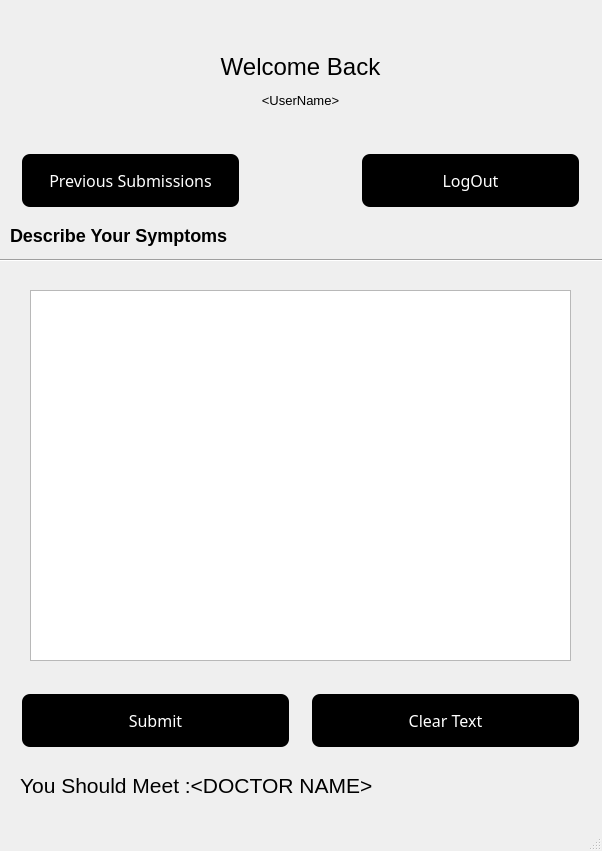
<?xml version="1.0" encoding="UTF-8"?>
<ui version="4.0">
 <class>MainWindow</class>
 <widget class="QMainWindow" name="MainWindow">
  <property name="geometry">
   <rect>
    <x>0</x>
    <y>0</y>
    <width>602</width>
    <height>851</height>
   </rect>
  </property>
  <property name="windowTitle">
   <string>MainWindow</string>
  </property>
  <property name="styleSheet">
   <string notr="true">font: 8pt &quot;Space Grotesk&quot;;</string>
  </property>
  <widget class="QWidget" name="centralwidget">
   <widget class="QPushButton" name="pushButton_2">
    <property name="geometry">
     <rect>
      <x>20</x>
      <y>690</y>
      <width>271</width>
      <height>61</height>
     </rect>
    </property>
    <property name="font">
     <font>
      <family>Space Grotesk</family>
      <pointsize>-1</pointsize>
      <weight>50</weight>
      <italic>false</italic>
      <bold>false</bold>
      <underline>false</underline>
      <strikeout>false</strikeout>
     </font>
    </property>
    <property name="styleSheet">
     <string notr="true">/* QPushButton Style */
QPushButton {
    background-color: #000; /* Black */
    border: none;
    color: #FFF; /* White */
    padding: 12px 24px;
    text-align: center;
    text-decoration: none;
    display: inline-block;
    font-size: 16px;
    margin: 4px 2px;
    transition-duration: 0.4s;
    cursor: pointer;
    border-radius: 8px;
}

QPushButton:hover {
    background-color: #333; /* Darker Gray */
}

QPushButton:pressed {
    background-color: #666; /* Even Darker Gray */
    box-shadow: 0 3px 6px rgba(0, 0, 0, 0.16), 0 3px 6px rgba(0, 0, 0, 0.23);
}
</string>
    </property>
    <property name="text">
     <string>Submit</string>
    </property>
   </widget>
   <widget class="QLabel" name="label_2">
    <property name="geometry">
     <rect>
      <x>10</x>
      <y>220</y>
      <width>231</width>
      <height>31</height>
     </rect>
    </property>
    <property name="styleSheet">
     <string notr="true">/* QLabel Style */
QLabel {
    color: #000; /* Black */
    font-size: 18px;
    font-weight: bold;
}

</string>
    </property>
    <property name="text">
     <string>&lt;html&gt;&lt;head/&gt;&lt;body&gt;&lt;p&gt;Describe Your Symptoms&lt;/p&gt;&lt;/body&gt;&lt;/html&gt;</string>
    </property>
   </widget>
   <widget class="Line" name="line_2">
    <property name="geometry">
     <rect>
      <x>0</x>
      <y>245</y>
      <width>871</width>
      <height>31</height>
     </rect>
    </property>
    <property name="orientation">
     <enum>Qt::Horizontal</enum>
    </property>
   </widget>
   <widget class="QTextEdit" name="textEdit">
    <property name="geometry">
     <rect>
      <x>30</x>
      <y>290</y>
      <width>541</width>
      <height>371</height>
     </rect>
    </property>
   </widget>
   <widget class="QLabel" name="label_7">
    <property name="geometry">
     <rect>
      <x>20</x>
      <y>10</y>
      <width>561</width>
      <height>141</height>
     </rect>
    </property>
    <property name="text">
     <string>&lt;html&gt;&lt;head/&gt;&lt;body&gt;&lt;p align=&quot;center&quot;&gt;&lt;span style=&quot; font-size:18pt;&quot;&gt;Welcome Back&lt;/span&gt;&lt;/p&gt;&lt;p align=&quot;center&quot;&gt;&lt;span style=&quot; font-size:10pt;&quot;&gt;&amp;lt;UserName&amp;gt;&lt;/span&gt;&lt;/p&gt;&lt;/body&gt;&lt;/html&gt;</string>
    </property>
   </widget>
   <widget class="QPushButton" name="pushButton_3">
    <property name="geometry">
     <rect>
      <x>360</x>
      <y>150</y>
      <width>221</width>
      <height>61</height>
     </rect>
    </property>
    <property name="font">
     <font>
      <family>Space Grotesk</family>
      <pointsize>-1</pointsize>
      <weight>50</weight>
      <italic>false</italic>
      <bold>false</bold>
      <underline>false</underline>
      <strikeout>false</strikeout>
     </font>
    </property>
    <property name="styleSheet">
     <string notr="true">/* QPushButton Style */
QPushButton {
    background-color: #000; /* Black */
    border: none;
    color: #FFF; /* White */
    padding: 12px 24px;
    text-align: center;
    text-decoration: none;
    display: inline-block;
    font-size: 16px;
    margin: 4px 2px;
    transition-duration: 0.4s;
    cursor: pointer;
    border-radius: 8px;
}

QPushButton:hover {
    background-color: #333; /* Darker Gray */
}

QPushButton:pressed {
    background-color: #666; /* Even Darker Gray */
    box-shadow: 0 3px 6px rgba(0, 0, 0, 0.16), 0 3px 6px rgba(0, 0, 0, 0.23);
}
</string>
    </property>
    <property name="text">
     <string>LogOut</string>
    </property>
   </widget>
   <widget class="QLabel" name="label_8">
    <property name="geometry">
     <rect>
      <x>20</x>
      <y>760</y>
      <width>561</width>
      <height>51</height>
     </rect>
    </property>
    <property name="text">
     <string>&lt;html&gt;&lt;head/&gt;&lt;body&gt;&lt;p&gt;&lt;span style=&quot; font-size:16pt;&quot;&gt;You Should Meet :&amp;lt;DOCTOR NAME&amp;gt;&lt;/span&gt;&lt;/p&gt;&lt;/body&gt;&lt;/html&gt;</string>
    </property>
   </widget>
   <widget class="QPushButton" name="pushButton_4">
    <property name="geometry">
     <rect>
      <x>310</x>
      <y>690</y>
      <width>271</width>
      <height>61</height>
     </rect>
    </property>
    <property name="font">
     <font>
      <family>Space Grotesk</family>
      <pointsize>-1</pointsize>
      <weight>50</weight>
      <italic>false</italic>
      <bold>false</bold>
      <underline>false</underline>
      <strikeout>false</strikeout>
     </font>
    </property>
    <property name="styleSheet">
     <string notr="true">/* QPushButton Style */
QPushButton {
    background-color: #000; /* Black */
    border: none;
    color: #FFF; /* White */
    padding: 12px 24px;
    text-align: center;
    text-decoration: none;
    display: inline-block;
    font-size: 16px;
    margin: 4px 2px;
    transition-duration: 0.4s;
    cursor: pointer;
    border-radius: 8px;
}

QPushButton:hover {
    background-color: #333; /* Darker Gray */
}

QPushButton:pressed {
    background-color: #666; /* Even Darker Gray */
    box-shadow: 0 3px 6px rgba(0, 0, 0, 0.16), 0 3px 6px rgba(0, 0, 0, 0.23);
}
</string>
    </property>
    <property name="text">
     <string>Clear Text</string>
    </property>
   </widget>
   <widget class="QPushButton" name="pushButton_5">
    <property name="geometry">
     <rect>
      <x>20</x>
      <y>150</y>
      <width>221</width>
      <height>61</height>
     </rect>
    </property>
    <property name="font">
     <font>
      <family>Space Grotesk</family>
      <pointsize>-1</pointsize>
      <weight>50</weight>
      <italic>false</italic>
      <bold>false</bold>
      <underline>false</underline>
      <strikeout>false</strikeout>
     </font>
    </property>
    <property name="styleSheet">
     <string notr="true">/* QPushButton Style */
QPushButton {
    background-color: #000; /* Black */
    border: none;
    color: #FFF; /* White */
    padding: 12px 24px;
    text-align: center;
    text-decoration: none;
    display: inline-block;
    font-size: 16px;
    margin: 4px 2px;
    transition-duration: 0.4s;
    cursor: pointer;
    border-radius: 8px;
}

QPushButton:hover {
    background-color: #333; /* Darker Gray */
}

QPushButton:pressed {
    background-color: #666; /* Even Darker Gray */
    box-shadow: 0 3px 6px rgba(0, 0, 0, 0.16), 0 3px 6px rgba(0, 0, 0, 0.23);
}
</string>
    </property>
    <property name="text">
     <string>Previous Submissions</string>
    </property>
   </widget>
  </widget>
  <widget class="QStatusBar" name="statusbar"/>
 </widget>
 <resources/>
 <connections/>
</ui>
